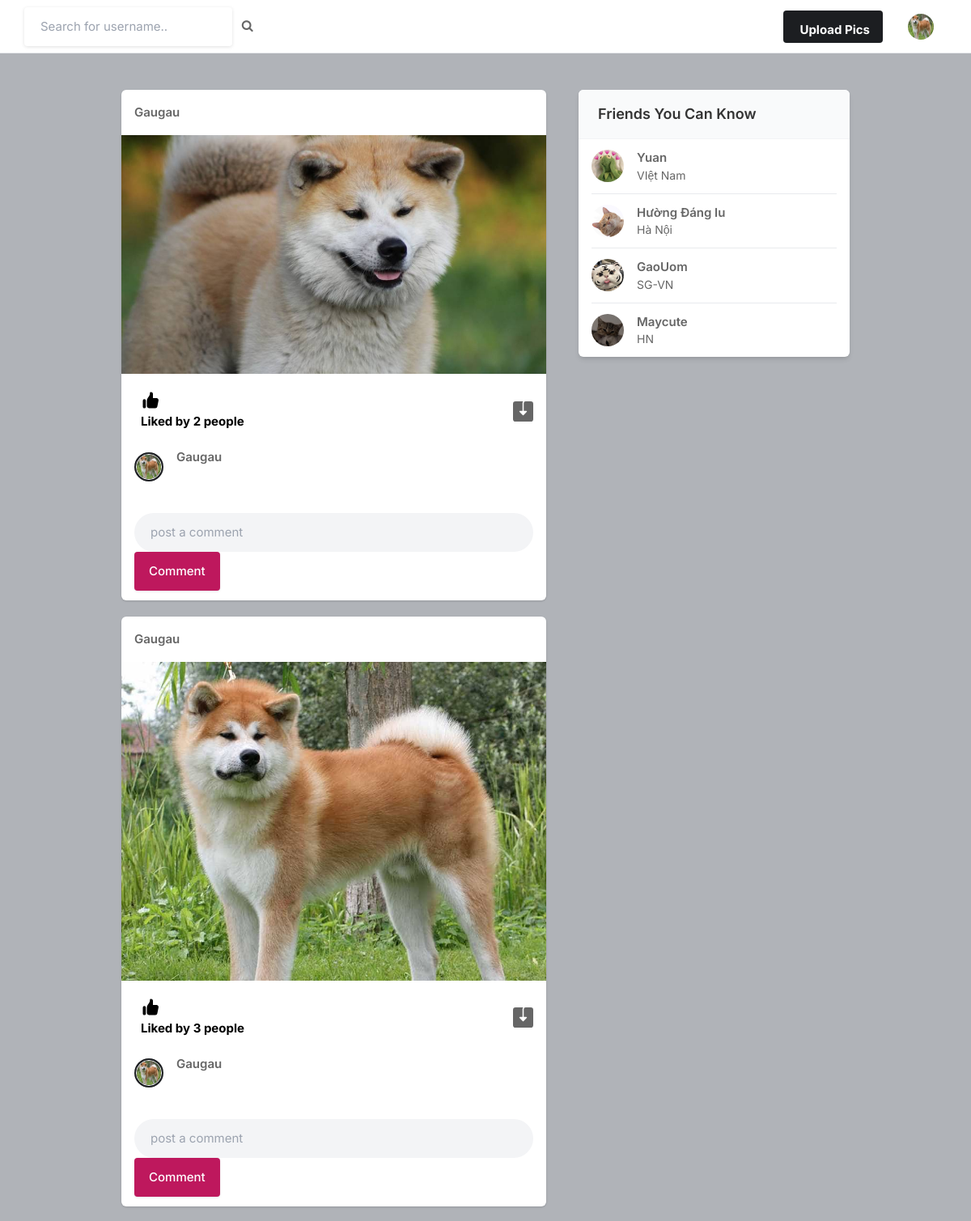
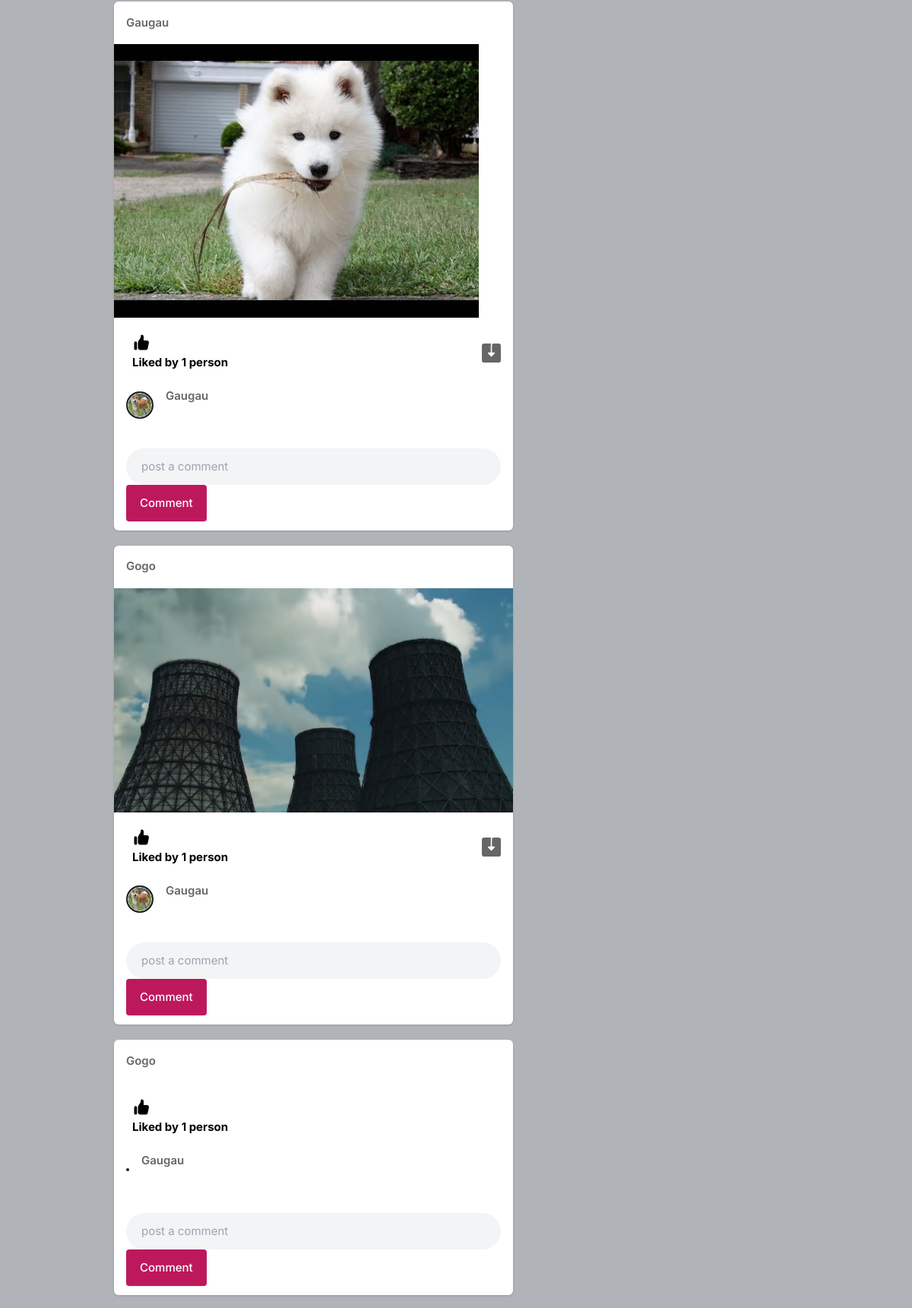
/ (signed in, upper part), run on the app's committed database (2 pictures, top to bottom).
### core/models.py (models this page shows, shortened)
class Profile(models.Model):
    user = models.ForeignKey(User, on_delete=models.CASCADE)
    id_user = models.IntegerField()
    bio = models.TextField(blank=True)
    profileimg = models.ImageField(upload_to='profile_images', default='blank-profile-picture.png')
    location = models.CharField(max_length=100, blank=True)

class Post(models.Model):
    id = models.UUIDField(primary_key=True, default=uuid.uuid4)
    user = models.CharField(max_length=100)
    image = models.ImageField(upload_to='post_images',  default='blank-profile-picture.png')
    caption = models.TextField()
    create_at = models.DateTimeField(default=datetime.now())
    no_of_likes = models.IntegerField(default=0)

### core/views.py (the view)
# urls.py: path('', views.index, name="index"),
@login_required(login_url='signin')
def index(request):
    user_object = User.objects.get(username=request.user.username)
    user_profile = Profile.objects.get(user=user_object)
    user_following_list = []
    feed = []
    user_following = FollowersCount.objects.filter(follower=request.user.username)
    for users in user_following:
        user_following_list.append(users.user)
    for usernames in user_following_list:
        feed_lists = Post.objects.filter(user=usernames)
        feed.append(feed_lists)
    feed_list =  list(chain(*feed))
    all_users = User.objects.all()
    user_following_all = []
    for user in user_following:
        user_list = User.objects.get(username=user.user)
        user_following_all.append(user_list)
    new_suggestion_list = [x for x in list(all_users) if (x not in list(user_following_all))]
    current_user = User.objects.filter(username = request.user.username)
    final_suggestion_list = [x for x in list(new_suggestion_list) if (x not in list(current_user))]
    random.shuffle(final_suggestion_list)
    username_profile = []
    username_profile_list = []
    for users in final_suggestion_list:
        username_profile.append(users.id)
    for ids in username_profile:
        profile_lists = Profile.objects.filter(id_user = ids)
        username_profile_list.append(profile_lists)
    suggestion_username_profile_list = list(chain(*username_profile_list))
    return render(request, 'index.html', {'user_profile': user_profile, 'posts': feed_list, 'suggestion_username_profile_list': suggestion_username_profile_list[:4]})

### templates/index.html (shortened to what this page needs)
{% load static %}
<!DOCTYPE html>
<html lang="en">
<head>
    <link rel="stylesheet" href="{% static 'assets/css/icons.css' %}">
    <link rel="stylesheet" href="{% static 'assets/css/uikit.css' %}">
    <link rel="stylesheet" href="{% static 'assets/css/style.css' %}">
    <link rel="stylesheet" href="{% static 'assets/css/tailwind.css' %}">
    <link rel="stylesheet" href="https://cdnjs.cloudflare.com/ajax/libs/font-awesome/4.7.0/css/font-awesome.min.css">
</head>
<body>
        <header>
            <div class="header_inner">
                <form action="/search" method="POST">
                    <div class="left-side">
                            <input type="text" name="username" placeholder="Search for username.."> &nbsp; &nbsp;
                            <button type="submit" ><i class="fa fa-search fa-1x"></i></button>
                    </div>
                </form>
                    <div class="right-side lg:pr-4">
                        <a href="#"
                            class="bg-pink-500 flex font-bold hidden hover:bg-pink-600 hover:text-white inline-block items-center lg:block max-h-10 mr-4 px-4 py-2 rounded shado text-white">
                              Upload Pics
                        </a>
                        <a href="#">
                            <img src="{{user_profile.profileimg.url}}" class="header-avatar" alt="">
                        </a>
                    </div>
                </div>
            </header>
            <div class="container m-auto">
                <div class="lg:flex justify-center lg:space-x-10 lg:space-y-0 space-y-5">
                    <div class="space-y-5 flex-shrink-0 lg:w-7/12">
                        {% for post in posts reversed %}
                        <div class="bg-white shadow rounded-md  -mx-2 lg:mx-0">
                            <div class="flex justify-between items-center px-4 py-3">
                                <div class="flex flex-1 items-center space-x-4">
                                    <span class="block capitalize font-semibold "> <a href="/profile/{{post.user}}">{{post.user}}</a> </span>
                                </div>
                              <div>
                                <a href="#"> <i class="icon-feather-more-horizontal text-2xl hover:bg-gray-200 rounded-full p-2 transition -mr-1 "></i> </a>
                              </div>
                            </div>
                            <div uk-lightbox>
                                {% if post.image %}
                                <a href="{{post.image.url}}">
                                    <img src="{{post.image.url}}" alt="">
                                </a>
                                {% endif %}
                            </div>
                            <div class="py-3 px-4 space-y-3">
                                <div class="flex space-x-4 lg:font-bold">
                                    <a href="/like-post?post_id={{post.id}}" class="flex items-center space-x-2">
                                        <div class="p-2 rounded-full text-black">
                                            {% if post.no_of_likes == 0 %}
                                            <p>No likes</p>
                                            {% elif post.no_of_likes == 1 %}
                                            <p>Liked by {{post.no_of_likes}} person</p>
                                            {% else %}
                                            <p>Liked by {{post.no_of_likes}} people</p>
                                            {% endif %}
                                        </div>
                                    </a>
                                    {% if post.image %}
                                    <a href="{{post.image.url}}" class="flex items-center space-x-2" download>
                                    {% endif %}
                                        <div class="p-2 rounded-full text-black">
                                        </div>
                                    </a>
                                    {% if post.image %}
                                    <a href="{{post.image.url}}" class="flex items-center space-x-2 flex-1 justify-end" download>
                                    </a>
                                    {% endif %}
                                </div>
                                    <div class="flex flex-1 items-center space-x-4">
                                        <a href="profile/{{user_profile.user.username}}">
                                            <div class="bg-gradient-to-tr from-yellow-600 to-pink-600 p-0.5 rounded-full">
                                                {% if post.image %}
                                                <img src="{{user_profile.profileimg.url}}" class="bg-gray-200 border border-white rounded-full w-8 h-8">
                                                {% endif %}
                                            </div>
                                        </a>
                                        <div>
                                            <span class="block capitalize font-semibold "> <a href="/profile/{{user_profile.user.username}}">{{user_profile.user.username}}<br></a> </span>
                                        </div>
                                    </div>
                                    <br>
                                <form action="" method="POST">
                                    <div class="bg-gray-100 bg-gray-100 rounded-full rounded-md relative ">
                                        <input type="text" name="comment" placeholder="post a comment" class="bg-transparent max-h-15 shadow-none">
                                    </div>
                                    <input type="submit" value="Comment">
                                </form>
                            </div>
                        </div>
                        {% endfor %}
                    </div>
                    <div class="lg:w-5/12">
                        <div class="bg-white  shadow-md rounded-md overflow-hidden">
                            <div class="bg-gray-50  border-b border-gray-100 flex items-baseline justify-between py-4 px-6 ">
                                <h2 class="font-semibold text-lg">Friends You Can Know</h2>
                            </div>
                            <div class="divide-gray-300 divide-gray-50 divide-opacity-50 divide-y px-4 ">
                                {% for suggestion in suggestion_username_profile_list %}
                                <div class="flex items-center justify-between py-3">
                                    <div class="flex flex-1 items-center space-x-4">
                                        <a href="/profile/{{suggestion.user}}">
                                            <img src="{{suggestion.profileimg.url}}" class="bg-gray-200 rounded-full w-10 h-10">
                                        </a>
                                        <div class="flex flex-col">
                                            <span class="block capitalize font-semibold">{{suggestion.user}}</span>
                                            <span class="block capitalize text-sm"> {{suggestion.location}} </span>
                                        </div>
                                    </div>
                                </div>
                                {% endfor %}
                            </div>
                        </div>
                    </div>
                </div>
            </div>
</body>
</html>

### static/assets/css/style.css (style rules this page uses)
body { background-color: #B0B3B8!important; }
button { vertical-align: middle; }
input[type="button"], input[type="submit"] { background-color: #be185d; top: 0; padding: 10px 20px; line-height: 24px; color: #fff; position: relative; font-size: 15px; font-weight: 500; display: inline-block; -webkit-transition: all 0.2s ease-in-out; transition: all 0.2s ease-in-out; cursor: pointer; overflow: hidden; border: none; border-radius: 4px; -webkit-box-shadow: 0 1px 3px rgba(0, 0, 0, 0.1); box-shadow: 0 1px 3px rgba(0, 0, 0, 0.1); }
input { height: 48px; line-height: 48px; padding: 0 20px; outline: none; font-size: 15px; color: #808080; max-width: 100%; width: 100%; -webkit-box-sizing: border-box; box-sizing: border-box; display: block; font-weight: 400; opacity: 1; border-radius: 4px; border: none; -webkit-box-shadow: 0 1px 4px 0px rgba(0, 0, 0, 0.12); box-shadow: 0 1px 4px 0px rgba(0, 0, 0, 0.12); }
input[type="text"], input[type="password"], input[type="email"], input[type="number"] { height: 48px; line-height: 48px; padding: 0 20px; outline: none; font-size: 15px; color: #808080; max-width: 100%; width: 100%; -webkit-box-sizing: border-box; box-sizing: border-box; display: block; font-weight: 400; opacity: 1; border-radius: 4px; border: none; -webkit-box-shadow: 0 1px 4px 0px rgba(0, 0, 0, 0.12); box-shadow: 0 1px 4px 0px rgba(0, 0, 0, 0.12); }
input { -webkit-transition: all 0.1s ease-in-out; transition: all 0.1s ease-in-out; }
input[type="submit"] { border: none; padding: 11px 18px; width: auto; }
::placeholder { color: #808080; opacity: 1; }
button { border: none; margin: 0; padding: 0; width: auto; overflow: visible; background: transparent; color: inherit; font: inherit; line-height: normal; cursor: pointer; }
a { color: #be185d; -webkit-transition: 0.3s; transition: 0.3s; outline: none !important; }
button { outline: none !important; }
img { max-width: 100%; }
body { color: #666; font-size: 15px; line-height: 27px; background-color: #f0f2f5; font-family: "Inter", sans-serif; text-transform: none; }
body p { font-size: 15px; line-height: 27px; }
h1, h2, h3, h4, h5, h6 { font-family: "Inter", sans-serif; text-transform: none; }
input[type="text"], input[type="password"], input[type="email"] { font-family: "Inter", sans-serif; text-transform: none; }
input[type="button"], input[type="submit"] { font-family: "Inter", sans-serif; text-transform: none; }
button, body .pac-container { font-family: "Inter", sans-serif; text-transform: none; }
h1, h2, h3, h4, h5, h6 { color: #333; font-weight: 500; margin: 0; padding: 0; }
h2 { font-size: 26px; }
@media (min-width: 1024px) { .container { max-width: 900px !important; padding-top: 45px; } }
header { background-color: #fff; left: 0; right: 0; top: 0; z-index: 99; height: 66px; display: -webkit-box; display: -ms-flexbox; display: flex; -webkit-box-align: center; -ms-flex-align: center; align-items: center; border-bottom: 1px solid #e5e7eb; }
header .header_inner { display: -webkit-box; display: -ms-flexbox; display: flex; -webkit-box-align: center; -ms-flex-align: center; align-items: center; max-width: 1090px; margin: auto; width: 100%; max-width: 100% !important; padding: 0 30px; }
header .header_inner .left-side { display: -webkit-box; display: -ms-flexbox; display: flex; -webkit-box-align: center; -ms-flex-align: center; align-items: center; }
header .header_inner .right-side { display: -webkit-box; display: -ms-flexbox; display: flex; -webkit-box-align: center; -ms-flex-align: center; align-items: center; -webkit-box-pack: end; -ms-flex-pack: end; justify-content: flex-end; margin-left: auto; }
header .header_inner .right-side .header-avatar { width: 32px; height: 32px; border-radius: 100%; margin-left: 15px; }
.shadow-none { -webkit-box-shadow: none !important; box-shadow: none !important; }

### data on the page
Profile: profileimg (picture), user.username "Gaugau"
Post: user "Gaugau", image (picture), no_of_likes "2", profileimg (picture)
Post: user "Gaugau", image (picture), no_of_likes "3", profileimg (picture)
Post: user "Gaugau", image (picture), no_of_likes "1", profileimg (picture)
Post: user "Gogo", image (picture), no_of_likes "1", profileimg (picture)
Post: user "Gogo", no_of_likes "1"
Profile: profileimg (picture), user "Yuan", location "VIệt Nam"
Profile: profileimg (picture), user "Hường Đáng Iu", location "Hà Nội"
Profile: profileimg (picture), user "GaoUom", location "SG-VN"
Profile: profileimg (picture), user "Maycute", location "HN"
